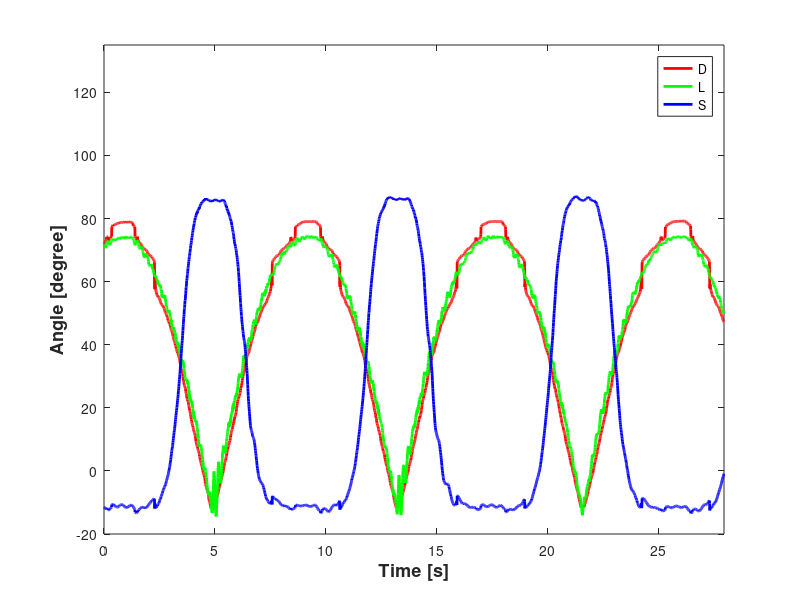
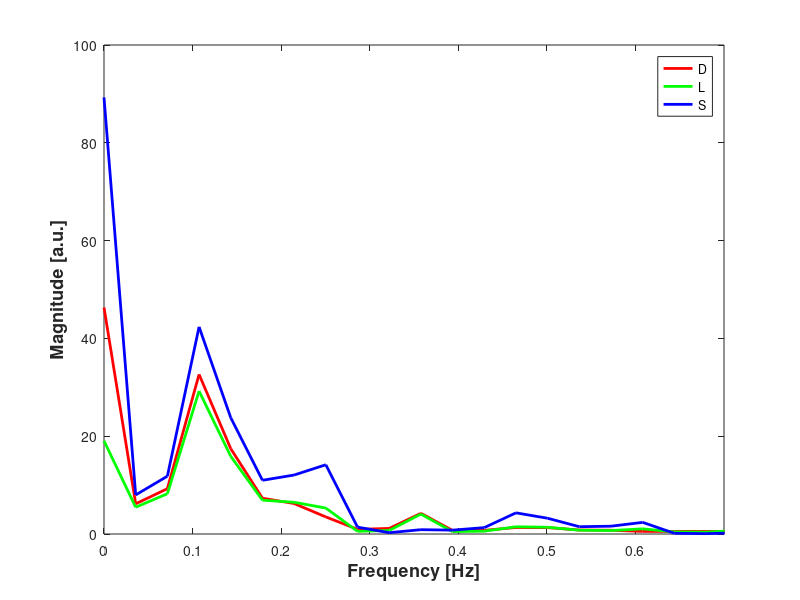
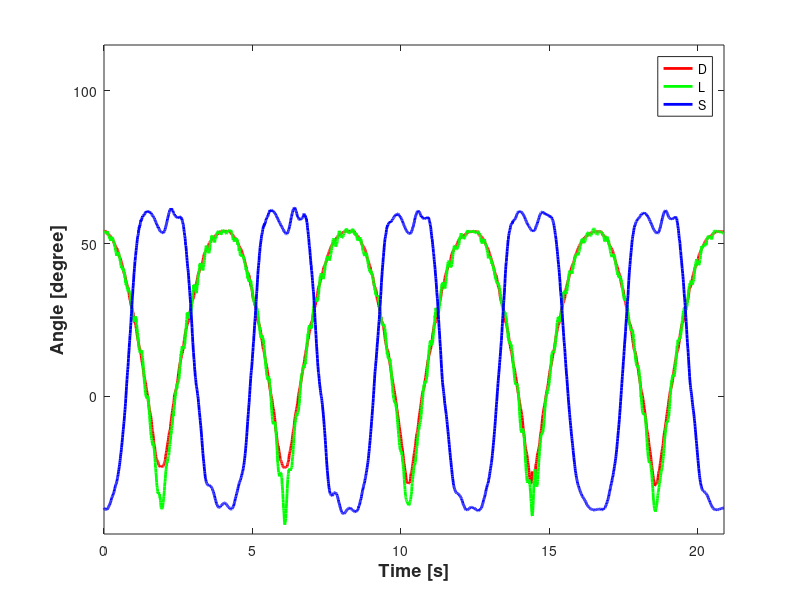
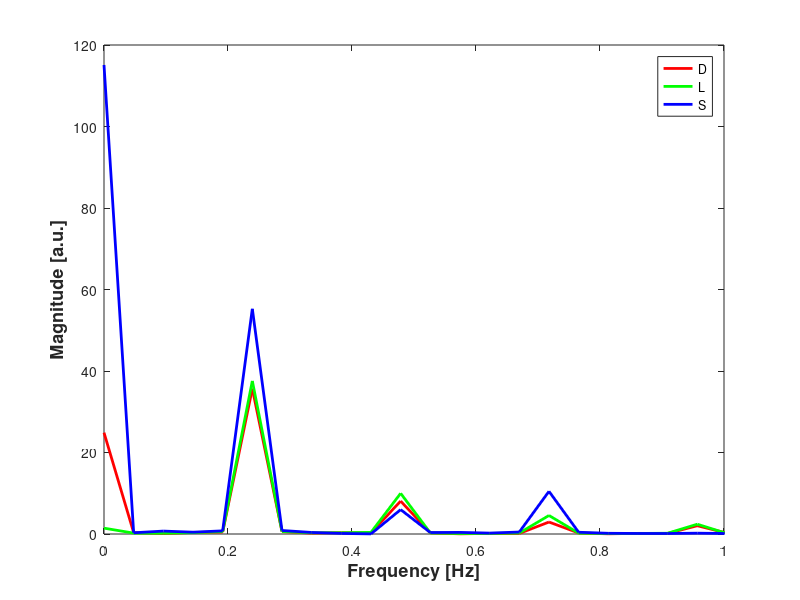

MATLAB code for these plots, in order:
clc
close all
clear

Marker_1 = cell2mat(struct2cell(load('sin_wav_8_T_L.mat')));
Marker_2 = cell2mat(struct2cell(load('sin_wav_8_T_R.mat')));
Marker_3 = cell2mat(struct2cell(load('sin_wav_8_B_L.mat')));
Marker_4 = cell2mat(struct2cell(load('sin_wav_8_B_R.mat')));

Marker_1_2 = (Marker_2 + Marker_1)./2;
Marker_3_4 = (Marker_3 + Marker_4)./2;

marker = [Marker_1; Marker_2; Marker_3; Marker_4];
marker_max = max(marker);
marker_min = min(marker);


len_x_ro = Marker_1(:,1) - Marker_2(:,1);
len_y_ro = -(Marker_1(:,3) - Marker_2(:,3));

angle_ro = atand(len_y_ro./len_x_ro);

time_duration = 0:0.0083333:0.0083333*(length(Marker_1)-1);

len_x_re = Marker_1_2(:,1) - Marker_3_4(:,1);
len_y_re = -(Marker_1_2(:,3) - Marker_3_4(:,3));

angle_re = atand(len_y_re./len_x_re);
%angle_re = atan2d(len_x_re,len_y_re);
for i= 1:numel(angle_re)
    if angle_re(i) < 0
        angle_re(i) = angle_re(i) + 180;
    end
end

len_x_b = Marker_3(:,1) - Marker_4(:,1);
len_y_b = -(Marker_3(:,3) - Marker_4(:,3));

angle_b = atand(len_y_b./len_x_b);

diff = angle_b(1) - angle_ro(1);

figure,plot(time_duration,angle_b, 'r','LineWidth',2)
hold on

plot(time_duration,angle_ro+diff, 'g','LineWidth',2)
xlabel("Time [s]",'fontweight','bold','fontsize',13)
ylabel("Angle [degree]",'fontweight','bold','fontsize',13)
xlim([0 time_duration(end)])
ylim([-20 135])
hold on

plot(time_duration,angle_re-70, 'b','LineWidth',2)
hold off

legend('D','L','S')

x0=500;
y0=500;
width=800;
height=350;
set(gcf,'position',[x0,y0,width,height])

L = numel(time_duration);

fft_angle_ro = fft(angle_ro);
ro2 = abs(fft_angle_ro/L);
fft_angle_ro = ro2(1:L/2+1);
fft_angle_ro(2:end-1) = 2*fft_angle_ro(2:end-1);

fft_angle_re = fft(angle_re);
re2 = abs(fft_angle_re/L);
fft_angle_re = re2(1:L/2+1);
fft_angle_re(2:end-1) = 2*fft_angle_re(2:end-1);

fft_angle_b = fft(angle_b);
b2 = abs(fft_angle_b/L);
fft_angle_b = b2(1:L/2+1);
fft_angle_b(2:end-1) = 2*fft_angle_b(2:end-1);

fs = 120.0005; %(0:L-1)./time_duration;
f = fs.*(0:(L/2))/L;


figure,plot(f, fft_angle_b,'r','LineWidth',2)
xlabel("Frequency [Hz]",'fontweight','bold','fontsize',13)
ylabel("Magnitude [a.u.]",'fontweight','bold','fontsize',13)
xlim([0 0.7])
hold on

plot(f, fft_angle_ro,'g','LineWidth',2)
hold on

plot(f, fft_angle_re,'b','LineWidth',2)
hold off

legend('D','L','S')

x0=500;
y0=500;
width=450;
height=350;
set(gcf,'position',[x0,y0,width,height])

Marker_1 = cell2mat(struct2cell(load('sin_wav_4_T_L.mat')));
Marker_2 = cell2mat(struct2cell(load('sin_wav_4_T_R.mat')));
Marker_3 = cell2mat(struct2cell(load('sin_wav_4_B_L.mat')));
Marker_4 = cell2mat(struct2cell(load('sin_wav_4_B_R.mat')));

Marker_1_2 = (Marker_2 + Marker_1)./2;
Marker_3_4 = (Marker_3 + Marker_4)./2;

marker = [Marker_1; Marker_2; Marker_3; Marker_4];
marker_max = max(marker);
marker_min = min(marker);


len_x_ro = Marker_1(:,1) - Marker_2(:,1);
len_y_ro = -(Marker_1(:,3) - Marker_2(:,3));

angle_ro = atand(len_y_ro./len_x_ro);

time_duration = 0:0.0083333:0.0083333*(length(Marker_1)-1);

len_x_re = Marker_1_2(:,1) - Marker_3_4(:,1);
len_y_re = -(Marker_1_2(:,3) - Marker_3_4(:,3));

angle_re = atand(len_y_re./len_x_re);
%angle_re = atan2d(len_x_re,len_y_re);
for i= 1:numel(angle_re)
    if angle_re(i) < 0
        angle_re(i) = angle_re(i) + 180;
    end
end

len_x_b = Marker_3(:,1) - Marker_4(:,1);
len_y_b = -(Marker_3(:,3) - Marker_4(:,3));

angle_b = atand(len_y_b./len_x_b);

diff = angle_b(1) - angle_ro(1);

figure,plot(time_duration,angle_b, 'r','LineWidth',2)
hold on

plot(time_duration,angle_ro+diff, 'g','LineWidth',2)
xlabel("Time [s]",'fontweight','bold','fontsize',13)
ylabel("Angle [degree]",'fontweight','bold','fontsize',13)
xlim([0 time_duration(end)])
ylim([-45 115])
hold on

plot(time_duration,angle_re-100, 'b','LineWidth',2)
hold off

legend('D','L','S')

x0=500;
y0=500;
width=800;
height=350;
set(gcf,'position',[x0,y0,width,height])

L = numel(time_duration);

fft_angle_ro = fft(angle_ro);
ro2 = abs(fft_angle_ro/L);
fft_angle_ro = ro2(1:L/2+1);
fft_angle_ro(2:end-1) = 2*fft_angle_ro(2:end-1);

fft_angle_re = fft(angle_re);
re2 = abs(fft_angle_re/L);
fft_angle_re = re2(1:L/2+1);
fft_angle_re(2:end-1) = 2*fft_angle_re(2:end-1);

fft_angle_b = fft(angle_b);
b2 = abs(fft_angle_b/L);
fft_angle_b = b2(1:L/2+1);
fft_angle_b(2:end-1) = 2*fft_angle_b(2:end-1);

fs = 120.0005; %(0:L-1)./time_duration;
f = fs.*(0:(L/2))/L;


figure,plot(f, fft_angle_b,'r','LineWidth',2)
xlabel("Frequency [Hz]",'fontweight','bold','fontsize',13)
ylabel("Magnitude [a.u.]",'fontweight','bold','fontsize',13)
xlim([0 1])
hold on

plot(f, fft_angle_ro,'g','LineWidth',2)
hold on

plot(f, fft_angle_re,'b','LineWidth',2)
hold off

legend('D','L','S')

x0=500;
y0=500;
width=450;
height=350;
set(gcf,'position',[x0,y0,width,height])

Marker_1 = cell2mat(struct2cell(load('sin_wav_2_T_L.mat')));
Marker_2 = cell2mat(struct2cell(load('sin_wav_2_T_R.mat')));
Marker_3 = cell2mat(struct2cell(load('sin_wav_2_B_L.mat')));
Marker_4 = cell2mat(struct2cell(load('sin_wav_2_B_R.mat')));

Marker_1_2 = (Marker_2 + Marker_1)./2;
Marker_3_4 = (Marker_3 + Marker_4)./2;

marker = [Marker_1; Marker_2; Marker_3; Marker_4];
marker_max = max(marker);
marker_min = min(marker);


len_x_ro = Marker_1(:,1) - Marker_2(:,1);
len_y_ro = -(Marker_1(:,3) - Marker_2(:,3));

angle_ro = atand(len_y_ro./len_x_ro);

time_duration = 0:0.0083333:0.0083333*(length(Marker_1)-1);

len_x_re = Marker_1_2(:,1) - Marker_3_4(:,1);
len_y_re = -(Marker_1_2(:,3) - Marker_3_4(:,3));

angle_re = atand(len_y_re./len_x_re);
%angle_re = atan2d(len_x_re,len_y_re);
for i= 1:numel(angle_re)
    if angle_re(i) < 0
        angle_re(i) = angle_re(i) + 180;
    end
end

len_x_b = Marker_3(:,1) - Marker_4(:,1);
len_y_b = -(Marker_3(:,3) - Marker_4(:,3));

angle_b = atand(len_y_b./len_x_b);

diff = angle_b(1) - angle_ro(1);

figure,plot(time_duration,angle_b, 'r','LineWidth',2)
hold on

plot(time_duration,angle_ro+diff, 'g','LineWidth',2)
xlabel("Time [s]",'fontweight','bold','fontsize',13)
ylabel("Angle [degree]",'fontweight','bold','fontsize',13)
xlim([0 time_duration(end)])
ylim([-55 140])
hold on

plot(time_duration,angle_re-100, 'b','LineWidth',2)
hold off

legend('D','L','S')

x0=500;
y0=500;
width=800;
height=350;
set(gcf,'position',[x0,y0,width,height])

L = numel(time_duration);

fft_angle_ro = fft(angle_ro);
ro2 = abs(fft_angle_ro/L);
fft_angle_ro = ro2(1:L/2+1);
fft_angle_ro(2:end-1) = 2*fft_angle_ro(2:end-1);

fft_angle_re = fft(angle_re);
re2 = abs(fft_angle_re/L);
fft_angle_re = re2(1:L/2+1);
fft_angle_re(2:end-1) = 2*fft_angle_re(2:end-1);

fft_angle_b = fft(angle_b);
b2 = abs(fft_angle_b/L);
fft_angle_b = b2(1:L/2+1);
fft_angle_b(2:end-1) = 2*fft_angle_b(2:end-1);

fs = 120.0005; %(0:L-1)./time_duration;
f = fs.*(0:(L/2))/L;


figure,plot(f, fft_angle_b,'r','LineWidth',2)
xlabel("Frequency [Hz]",'fontweight','bold','fontsize',13)
ylabel("Magnitude [a.u.]",'fontweight','bold','fontsize',13)
xlim([0 3])
hold on

plot(f, fft_angle_ro,'g','LineWidth',2)
hold on

plot(f, fft_angle_re,'b','LineWidth',2)
hold off

legend('D','L','S')

x0=500;
y0=500;
width=450;
height=350;
set(gcf,'position',[x0,y0,width,height])


Marker_1 = cell2mat(struct2cell(load('sin_wav_1_T_L.mat')));
Marker_2 = cell2mat(struct2cell(load('sin_wav_1_T_R.mat')));
Marker_3 = cell2mat(struct2cell(load('sin_wav_1_B_L.mat')));
Marker_4 = cell2mat(struct2cell(load('sin_wav_1_B_R.mat')));

Marker_1_2 = (Marker_2 + Marker_1)./2;
Marker_3_4 = (Marker_3 + Marker_4)./2;

marker = [Marker_1; Marker_2; Marker_3; Marker_4];
marker_max = max(marker);
marker_min = min(marker);


len_x_ro = Marker_1(:,1) - Marker_2(:,1);
len_y_ro = -(Marker_1(:,3) - Marker_2(:,3));

angle_ro = atand(len_y_ro./len_x_ro);

time_duration = 0:0.0083333:0.0083333*(length(Marker_1)-1);

len_x_re = Marker_1_2(:,1) - Marker_3_4(:,1);
len_y_re = -(Marker_1_2(:,3) - Marker_3_4(:,3));

angle_re = atand(len_y_re./len_x_re);
%angle_re = atan2d(len_x_re,len_y_re);
% for i= 1:numel(angle_re)
%     if angle_re(i) < 0
%         angle_re(i) = angle_re(i) + 180;
%     end
% end

len_x_b = Marker_3(:,1) - Marker_4(:,1);
len_y_b = -(Marker_3(:,3) - Marker_4(:,3));

angle_b = atand(len_y_b./len_x_b);

diff = angle_b(1) - angle_ro(1);

figure,plot(time_duration,angle_b, 'r','LineWidth',2)
hold on

plot(time_duration,angle_ro+diff, 'g','LineWidth',2)
xlabel("Time [s]",'fontweight','bold','fontsize',13)
ylabel("Angle [degree]",'fontweight','bold','fontsize',13)
xlim([0 time_duration(end)])
ylim([-55 140])
hold on

plot(time_duration,angle_re, 'b','LineWidth',2) %100
hold off

legend('D','L','S')

x0=500;
y0=500;
width=800;
height=350;
set(gcf,'position',[x0,y0,width,height])

L = numel(time_duration);

fft_angle_ro = fft(angle_ro);
ro2 = abs(fft_angle_ro/L);
fft_angle_ro = ro2(1:L/2+1);
fft_angle_ro(2:end-1) = 2*fft_angle_ro(2:end-1);

fft_angle_re = fft(angle_re);
re2 = abs(fft_angle_re/L);
fft_angle_re = re2(1:L/2+1);
fft_angle_re(2:end-1) = 2*fft_angle_re(2:end-1);

fft_angle_b = fft(angle_b);
b2 = abs(fft_angle_b/L);
fft_angle_b = b2(1:L/2+1);
fft_angle_b(2:end-1) = 2*fft_angle_b(2:end-1);

fs = 120.0005; %(0:L-1)./time_duration;
f = fs.*(0:(L/2))/L;


figure,plot(f, fft_angle_b,'r','LineWidth',2)
xlabel("Frequency [Hz]",'fontweight','bold','fontsize',13)
ylabel("Magnitude [a.u.]",'fontweight','bold','fontsize',13)
xlim([0 3])
hold on

plot(f, fft_angle_ro,'g','LineWidth',2)
hold on

plot(f, fft_angle_re,'b','LineWidth',2)
hold off

legend('D','L','S')

x0=500;
y0=500;
width=450;
height=350;
set(gcf,'position',[x0,y0,width,height])


